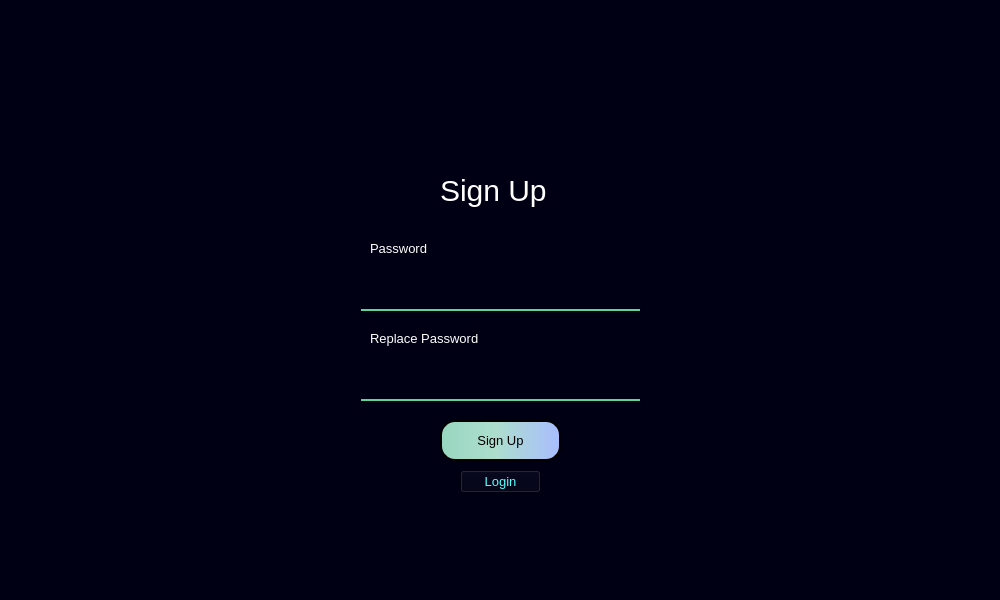
<?xml version="1.0" encoding="UTF-8"?>
<ui version="4.0">
 <class>Dialog</class>
 <widget class="QDialog" name="Dialog">
  <property name="geometry">
   <rect>
    <x>0</x>
    <y>0</y>
    <width>1000</width>
    <height>600</height>
   </rect>
  </property>
  <property name="sizePolicy">
   <sizepolicy hsizetype="Fixed" vsizetype="Fixed">
    <horstretch>0</horstretch>
    <verstretch>0</verstretch>
   </sizepolicy>
  </property>
  <property name="minimumSize">
   <size>
    <width>1000</width>
    <height>600</height>
   </size>
  </property>
  <property name="maximumSize">
   <size>
    <width>1000</width>
    <height>600</height>
   </size>
  </property>
  <property name="font">
   <font>
    <pointsize>10</pointsize>
   </font>
  </property>
  <property name="windowTitle">
   <string>Dialog</string>
  </property>
  <property name="styleSheet">
   <string notr="true">background-color: rgb(0, 0, 20);</string>
  </property>
  <widget class="QLabel" name="label_3">
   <property name="geometry">
    <rect>
     <x>450</x>
     <y>60</y>
     <width>91</width>
     <height>91</height>
    </rect>
   </property>
   <property name="frameShadow">
    <enum>QFrame::Sunken</enum>
   </property>
   <property name="text">
    <string/>
   </property>
   <property name="pixmap">
    <pixmap>images/logo.png</pixmap>
   </property>
   <property name="scaledContents">
    <bool>true</bool>
   </property>
  </widget>
  <widget class="QLabel" name="label">
   <property name="geometry">
    <rect>
     <x>440</x>
     <y>170</y>
     <width>111</width>
     <height>41</height>
    </rect>
   </property>
   <property name="styleSheet">
    <string notr="true">color: white;
font-size: 30px;</string>
   </property>
   <property name="text">
    <string>Sign Up</string>
   </property>
  </widget>
  <widget class="QLineEdit" name="passwordreg">
   <property name="geometry">
    <rect>
     <x>360</x>
     <y>260</y>
     <width>281</width>
     <height>51</height>
    </rect>
   </property>
   <property name="font">
    <font>
     <pointsize>15</pointsize>
    </font>
   </property>
   <property name="autoFillBackground">
    <bool>false</bool>
   </property>
   <property name="styleSheet">
    <string notr="true">background-color: rgb(0, 0, 20);
border-bottom: 2px solid rgb(92, 212, 156);
border-radius: 1px;
color:white;</string>
   </property>
   <property name="text">
    <string/>
   </property>
   <property name="clearButtonEnabled">
    <bool>false</bool>
   </property>
  </widget>
  <widget class="QLineEdit" name="relacepasswordreg">
   <property name="geometry">
    <rect>
     <x>360</x>
     <y>350</y>
     <width>281</width>
     <height>51</height>
    </rect>
   </property>
   <property name="font">
    <font>
     <pointsize>15</pointsize>
    </font>
   </property>
   <property name="autoFillBackground">
    <bool>false</bool>
   </property>
   <property name="styleSheet">
    <string notr="true">background-color: rgb(0, 0, 20);
border-bottom: 2px solid rgb(92, 212, 156);
border-radius: 1px;
color:white;</string>
   </property>
   <property name="text">
    <string/>
   </property>
   <property name="clearButtonEnabled">
    <bool>false</bool>
   </property>
  </widget>
  <widget class="QPushButton" name="signupreg">
   <property name="geometry">
    <rect>
     <x>440</x>
     <y>420</y>
     <width>121</width>
     <height>41</height>
    </rect>
   </property>
   <property name="font">
    <font>
     <family>MS Shell Dlg 2</family>
     <pointsize>10</pointsize>
     <weight>50</weight>
     <italic>false</italic>
     <bold>false</bold>
    </font>
   </property>
   <property name="styleSheet">
    <string notr="true">background-color: qlineargradient(spread:pad, x1:0, y1:0, x2:1, y2:0, stop:0 rgba(152, 214, 192, 255), stop:0.457627 rgba(173, 222, 205, 255), stop:1 rgba(169, 189, 255, 255));
font: 10pt &quot;MS Shell Dlg 2&quot;;
border: 2px solid black;
border-radius: 15px;
color: black;
</string>
   </property>
   <property name="text">
    <string>Sign Up</string>
   </property>
  </widget>
  <widget class="QLabel" name="label_4">
   <property name="geometry">
    <rect>
     <x>370</x>
     <y>240</y>
     <width>61</width>
     <height>16</height>
    </rect>
   </property>
   <property name="styleSheet">
    <string notr="true">color: rgb(255, 255, 255);</string>
   </property>
   <property name="text">
    <string>Password</string>
   </property>
  </widget>
  <widget class="QLabel" name="label_5">
   <property name="geometry">
    <rect>
     <x>370</x>
     <y>330</y>
     <width>111</width>
     <height>16</height>
    </rect>
   </property>
   <property name="styleSheet">
    <string notr="true">color: rgb(255, 255, 255);</string>
   </property>
   <property name="text">
    <string>Replace Password</string>
   </property>
  </widget>
  <widget class="QPushButton" name="loginperehod">
   <property name="geometry">
    <rect>
     <x>460</x>
     <y>470</y>
     <width>81</width>
     <height>23</height>
    </rect>
   </property>
   <property name="styleSheet">
    <string notr="true">color: rgb(85, 255, 255);</string>
   </property>
   <property name="text">
    <string>Login</string>
   </property>
  </widget>
  <widget class="QLabel" name="successreg">
   <property name="geometry">
    <rect>
     <x>400</x>
     <y>500</y>
     <width>201</width>
     <height>16</height>
    </rect>
   </property>
   <property name="styleSheet">
    <string notr="true">color: rgb(0, 194, 0);
font: 10pt &quot;MS Shell Dlg 2&quot;;</string>
   </property>
   <property name="text">
    <string/>
   </property>
  </widget>
  <widget class="QLabel" name="errorreg1">
   <property name="geometry">
    <rect>
     <x>380</x>
     <y>530</y>
     <width>251</width>
     <height>16</height>
    </rect>
   </property>
   <property name="styleSheet">
    <string notr="true">font: 10pt &quot;MS Shell Dlg 2&quot;;
color: rgb(213, 0, 0);</string>
   </property>
   <property name="text">
    <string/>
   </property>
  </widget>
  <widget class="QLabel" name="errorreg1_2">
   <property name="geometry">
    <rect>
     <x>510</x>
     <y>330</y>
     <width>191</width>
     <height>16</height>
    </rect>
   </property>
   <property name="styleSheet">
    <string notr="true">font: 10pt &quot;MS Shell Dlg 2&quot;;
color: rgb(213, 0, 0);</string>
   </property>
   <property name="text">
    <string/>
   </property>
  </widget>
  <widget class="QLabel" name="passerror">
   <property name="geometry">
    <rect>
     <x>520</x>
     <y>240</y>
     <width>221</width>
     <height>16</height>
    </rect>
   </property>
   <property name="styleSheet">
    <string notr="true">color: rgb(214, 0, 0);
font: 10pt &quot;MS Shell Dlg 2&quot;;</string>
   </property>
   <property name="text">
    <string/>
   </property>
  </widget>
 </widget>
 <resources/>
 <connections/>
</ui>
